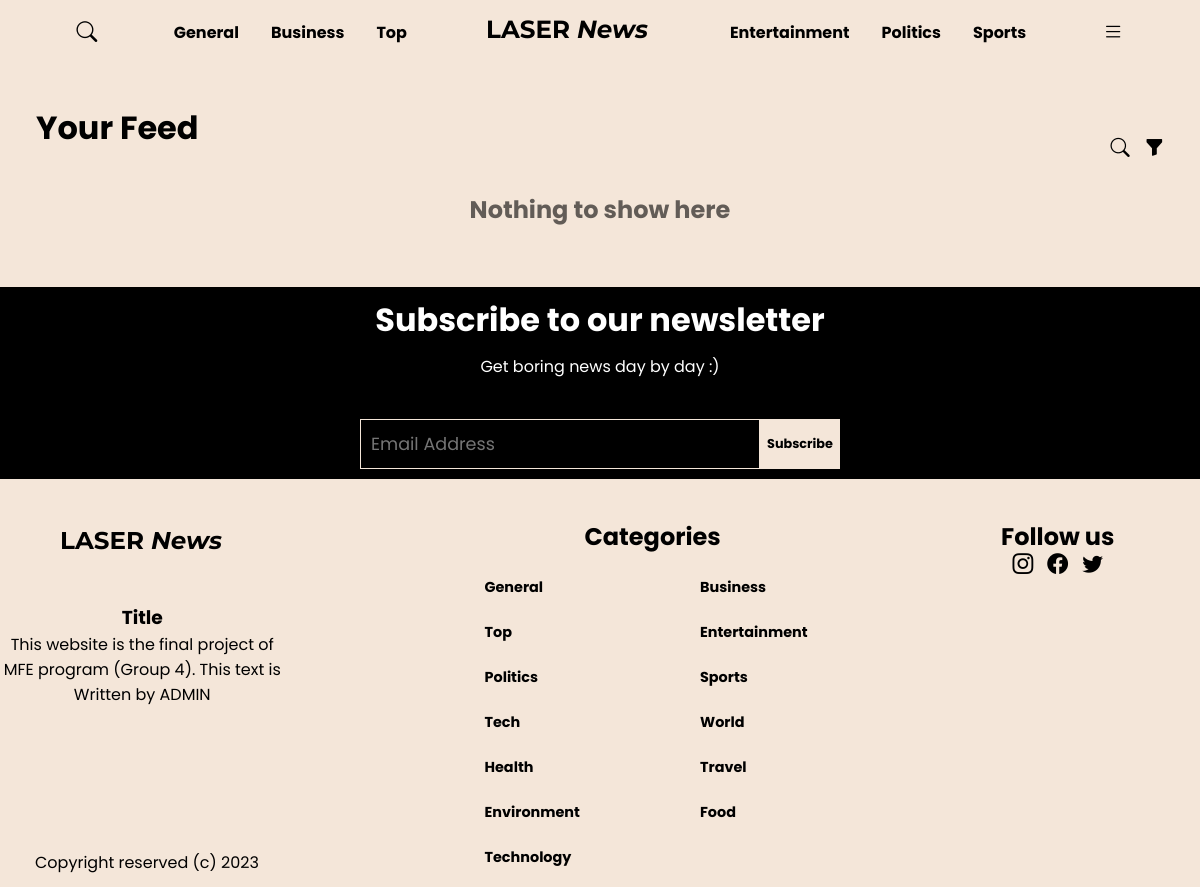
Screenshot of /your_feed/ (signed in) with the database file from the repository.
### news/models.py (models this page shows, shortened)
class Category(models.Model):
    name = models.CharField(max_length=100, null=True)
    is_active = models.BooleanField(default=False)
    class Meta:
        verbose_name_plural = "Categories"
    def __str__(self) -> str:
        return f"{self.name}"

class CMS(models.Model):
    logo = models.ImageField(upload_to="svgs/")
    footer_title = models.CharField(max_length=50)
    footer_description = models.CharField(max_length=150)
    category1 = models.ForeignKey(Category, on_delete=models.CASCADE, related_name="featured_category1")
    category2 = models.ForeignKey(Category, on_delete=models.CASCADE, related_name="featured_category2")
    category3 = models.ForeignKey(Category, on_delete=models.CASCADE, related_name="featured_category3")
    category4 = models.ForeignKey(Category, on_delete=models.CASCADE, related_name="featured_category4")
    category5 = models.ForeignKey(Category, on_delete=models.CASCADE, related_name="featured_category5")
    category6 = models.ForeignKey(Category, on_delete=models.CASCADE, related_name="featured_category6")
    instagram_url = models.URLField(default=None)
    facebook_url = models.URLField(default=None)
    twitter_url = models.URLField(default=None)
    class Meta:
        verbose_name_plural = "CMS"

### news/views.py (the view, shortened to what this page needs)
# urls.py: path("your_feed/", your_feed),
@authenticated_required
def your_feed(request):
    recent_liked_news = (
        News.objects.filter(like__user_id=request.user.id)
        .annotate(like_count=Count("like"))
        .order_by("-publish_date")[:5]
    )
    recent_unliked_news = (
        News.objects.exclude(like__user_id=request.user.id)
        .filter(history__user=request.user.id)
        .order_by("-publish_date")[:5]
    )
    recent_news_set = recent_liked_news | recent_unliked_news
    ten_days_ago = datetime.now() - timedelta(days=1000)
    news_data = News.objects.filter(publish_date__gt=ten_days_ago).values(
        "id", "title", "subtitle", "content", "news_category__name", "news_author__name"
    )
    df = pd.DataFrame.from_records(news_data)
    vectorizer = TfidfVectorizer()
    df["concatenated_fields"] = df["title"].str.cat(
        df[["subtitle", "content", "news_category__name", "news_author__name"]], sep=" "
    )
    X = vectorizer.fit_transform(df["concatenated_fields"])
    similarity = cosine_similarity(X)
    news_set = News.objects.none()
    for news_recent_item in recent_news_set:
        indices = similarity[news_recent_item.id - 1].argsort()[-10:][::-1]
    recommended_news_set = news_set.difference(recent_news_set)
    recommended_news_set = _add_read_later_like_to_news(
        recommended_news_set, request.user
    )
    return render(
        request,
        "news_list.html",
        {
            **_common_vars(request.user.is_anonymous),
            "news": _news_to_json(recommended_news_set),
            "title": "your feed",
        },
    )

### news/views.py (called while the page is built, shortened)
def authenticated_required(function=None, redirect_url="login"):
    actual_decorator = user_passes_test(
        lambda u: u.is_authenticated, login_url=redirect_url
    )
    if function:
        return actual_decorator(function)
    return actual_decorator

def _common_vars(is_anonymous) -> dict:
    return {
        "is_authenticated": not is_anonymous,
        "selected_categories": [
            CMS.objects.first().category1,
            CMS.objects.first().category2,
            CMS.objects.first().category3,
            CMS.objects.first().category4,
            CMS.objects.first().category5,
            CMS.objects.first().category6,
        ],
        "all_categories": Category.objects.all().filter(is_active=True),
        "cms": {
            "logo": CMS.objects.first().logo,
            "title": CMS.objects.first().footer_title,
            "description": CMS.objects.first().footer_description,
            "facebook": CMS.objects.first().facebook_url,
            "instagram": CMS.objects.first().instagram_url,
            "twitter": CMS.objects.first().twitter_url,
        },
    }

def _add_read_later_like_to_news(news, user):
    if user.is_anonymous:
        for article in news:
            article.readLater = False
            article.favorite = False
        return news
    return news

def _news_to_json(news) -> str:
    return dumps([_encode_article(article) for article in set(news)])

### templates/news_list.html
{% extends '__base.html' %}
{% load static %}
{% block content %}
    {% include "components/dynamic-articles-section.html" %}
{% endblock %}

### templates/components/header.html (shortened to what this page needs)
{% load static %}
<header>
    <div class="header">
        <div id="search-btn">
            <i class="bi bi-search search-icon"></i>
        </div>
        <div class="categories-cont">
            <div class="category">
                <h4><a href="/category/{{ selected_categories.0 }}">{{ selected_categories.0 }}</a></h4>
            </div>
            <div class="category">
                <h4><a href="/category/{{ selected_categories.1 }}">{{ selected_categories.1 }}</a></h4>
            </div>
            <div class="category">
                <h4><a href="/category/{{ selected_categories.2 }}">{{ selected_categories.2 }}</a></h4>
            </div>
        </div>
        <a class="logo-cont" href="/">
            <img class="logo-svg" src="{% static 'svgs/logo.svg' %}" alt="our very nice logo ;)">
        </a>
        <div class="categories-cont">
            <div class="category">
                <h4><a href="/category/{{ selected_categories.3 }}">{{ selected_categories.3 }}</a></h4>
            </div>
            <div class="category">
                <h4><a href="/category/{{ selected_categories.4 }}">{{ selected_categories.4 }}</a></h4>
            </div>
            <div class="category">
                <h4><a href="/category/{{ selected_categories.5 }}">{{ selected_categories.5 }}</a></h4>
            </div>
        </div>
        <div id="menu-btn">
            <i class="bi bi-list"></i>
        </div>
    </div>
</header>

### templates/components/footer.html
{% load static %}
<footer>
    <div class="subscribe-section">
        <h1 class="subscribe-text">Subscribe to our newsletter</h1>
        <p class="subscribe-subtext">Get boring news day by day :)</p>
        <div class="form-container">
            <input type="text" placeholder="Email Address" id="email-input" class="email-input"
                style="background-color:black;">
            <button id="subscribe-button" class="subscribe-button">Subscribe</button>
        </div>
    </div>
    <div class="info-section">
        <div class="container">
            <div class="col-1">
                <img class="logo-svg" src="{% static 'svgs/logo.svg' %}" alt="our very nice logo ;)">
                <p class="logo-text">
                <h3>{{ cms.title }}</h3>
                {{ cms.description }}
                </p>
                <p class="copyright-text">Copyright reserved (c) 2023</p>
            </div>
            <div class="category-container">
                <h2 class="category-text">Categories</h2>
                {% for category in all_categories %}
                <div class="category">
                    <h4><a href="/category/{{ category }}">{{ category }}</a></h4>
                </div>
                {% endfor %}
            </div>
            <div class="col-3">
                <h2>Follow us</h2>
                <div class="social-icons">
                    <a href="{{ cms.instagram }}"><i class="bi bi-instagram"></i></a>
                    <a href="{{ cms.facebook }}"><i class="bi bi-facebook"></i></a>
                    <a href="{{ cms.twitter }}"><i class="bi bi-twitter"></i></a>
                </div>
            </div>
        </div>
    </div>
</footer>

### static/css/style.css (style rules this page uses)
:root { --main-bg-color: #F4E6D9; --main-font-color: #000; --accent-color: #FACA9D; }
* { margin: 0; padding: 0; box-sizing: border-box; font-family: 'Poppins', sans-serif; }
html { background-color: var(--main-bg-color); overflow-x: hidden; }
i { display: flex; align-items: center; justify-content: center; }
.logo-svg { width: 170px; }
.header { margin-top: 1vh; display: flex; justify-content: space-evenly; align-items: center; height: 6vh; }
.categories-cont { display: flex; justify-content: space-between; align-items: center; gap: 2rem; }
.category a { text-decoration: none; text-transform: capitalize; color: var(--main-font-color); }
header i { font-size: 1.3rem; color: var(--main-font-color); }
header .logo-cont { cursor: pointer; }
footer { margin-top: 60px; display: flex; flex-wrap: wrap; position: relative; min-height: 600px; }
.subscribe-section { background-color: black; color: white; width: 100vw; text-align: center; display: flex; justify-content: center; align-items: center; flex-direction: column; gap: 10px; }
.subscribe-subtext { margin-bottom: 30px; }
.info-section { margin-top: 5vh; background-color: var(--main-bg-color); color: black; width: 100%; display: flex; }
.form-container { display: flex; justify-content: center; align-items: center; }
.email-input { height: 50px; width: 400px; padding: 5px 10px; color: white; border: 1px solid var(--main-bg-color); font-size: 1.1rem; }
.subscribe-button { background-color: var(--main-bg-color); width: 80px; height: 50px; padding: 5px; border: 1px solid var(--main-bg-color); font-size: 0.8rem; font-weight: bold; color: black; transition: all 0.6s ease; cursor: pointer; }
.container { display: flex; width: 100%; }
.col-1, .col-3 { width: 33%; text-align: center; }
.logo-text { font-size: 1.2em; line-height: 1.5; word-wrap: break-word; margin-top: 35px; }
.copyright-text { position: absolute; bottom: 12px; left: 35px; }
footer .social-icons { display: flex; justify-content: center; align-items: center; }
footer .social-icons a { margin: 0 7px; text-decoration: none; color: black; }
footer .social-icons i { font-size: 1.3rem; }
footer .category-container { width: 50%; float: left; margin-left: 200px; }
footer .category { width: 50%; float: left; margin-top: 20px; }
footer .category a { font-size: 0.9rem; }
.category-text { margin-left: 100px; }

### rows the page displays
Category: name "General"
Category: name "Business"
Category: name "Top"
Category: name "Entertainment"
Category: name "Politics"
Category: name "Sports"
CMS: title "Title", description "This website is the final project of MFE program (Group 4). This text is Written by ADMIN"
Category: name "Tech"
Category: name "World"
Category: name "Health"
Category: name "Travel"
Category: name "Environment"
Category: name "Food"
Category: name "Technology"

### other values shown
{{ title }} "Your Feed"
